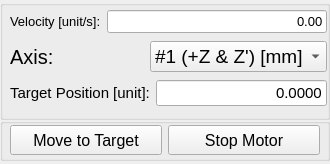
       <widget class="QWidget" name="tb_motors_movement">
        <property name="geometry">
         <rect>
          <x>0</x>
          <y>0</y>
          <width>330</width>
          <height>164</height>
         </rect>
        </property>
        <attribute name="label">
         <string/>
        </attribute>
        <widget class="QGroupBox" name="gb_axis_movement">
         <property name="geometry">
          <rect>
           <x>0</x>
           <y>0</y>
           <width>330</width>
           <height>120</height>
          </rect>
         </property>
         <property name="title">
          <string/>
         </property>
         <widget class="QWidget" name="layoutWidget">
          <property name="geometry">
           <rect>
            <x>10</x>
            <y>8</y>
            <width>317</width>
            <height>100</height>
           </rect>
          </property>
          <layout class="QVBoxLayout" name="vl_axis_movement">
           <item>
            <layout class="QHBoxLayout" name="hl_velocity">
             <item>
              <widget class="QLabel" name="la_velocity">
               <property name="font">
                <font>
                 <pointsize>10</pointsize>
                </font>
               </property>
               <property name="text">
                <string>Velocity [unit/s]:</string>
               </property>
              </widget>
             </item>
             <item>
              <widget class="QLineEdit" name="le_velocity">
               <property name="font">
                <font>
                 <pointsize>10</pointsize>
                 <weight>50</weight>
                 <bold>false</bold>
                </font>
               </property>
               <property name="text">
                <string>0.00</string>
               </property>
               <property name="alignment">
                <set>Qt::AlignRight|Qt::AlignTrailing|Qt::AlignVCenter</set>
               </property>
              </widget>
             </item>
            </layout>
           </item>
           <item>
            <layout class="QHBoxLayout" name="hl_select_axis">
             <item>
              <widget class="QLabel" name="la_select_axis">
               <property name="font">
                <font>
                 <pointsize>15</pointsize>
                </font>
               </property>
               <property name="text">
                <string>Axis:</string>
               </property>
              </widget>
             </item>
             <item>
              <widget class="QComboBox" name="cb_select_axis">
               <property name="font">
                <font>
                 <pointsize>14</pointsize>
                </font>
               </property>
               <item>
                <property name="text">
                 <string>#1 (+Z &amp; Z') [mm]</string>
                </property>
               </item>
               <item>
                <property name="text">
                 <string>#2 (+Y) [mm]</string>
                </property>
               </item>
               <item>
                <property name="text">
                 <string>#3 (+X) [mm]</string>
                </property>
               </item>
               <item>
                <property name="text">
                 <string>#5 (+A) [deg]</string>
                </property>
               </item>
               <item>
                <property name="text">
                 <string>#6 (+W) [mm]</string>
                </property>
               </item>
               <item>
                <property name="text">
                 <string>#7 (+V) [mm]</string>
                </property>
               </item>
               <item>
                <property name="text">
                 <string>#8 (+B) [deg]</string>
                </property>
               </item>
               <item>
                <property name="text">
                 <string>#9 (+C) [deg]</string>
                </property>
               </item>
              </widget>
             </item>
            </layout>
           </item>
           <item>
            <layout class="QHBoxLayout" name="hl_target_position">
             <item>
              <widget class="QLabel" name="la_taget_position">
               <property name="font">
                <font>
                 <pointsize>11</pointsize>
                </font>
               </property>
               <property name="text">
                <string>Target Position [unit]:</string>
               </property>
              </widget>
             </item>
             <item>
              <widget class="QLineEdit" name="le_target_position">
               <property name="font">
                <font>
                 <pointsize>11</pointsize>
                 <weight>50</weight>
                 <bold>false</bold>
                </font>
               </property>
               <property name="text">
                <string>0.0000</string>
               </property>
               <property name="alignment">
                <set>Qt::AlignRight|Qt::AlignTrailing|Qt::AlignVCenter</set>
               </property>
              </widget>
             </item>
            </layout>
           </item>
          </layout>
         </widget>
        </widget>
        <widget class="QGroupBox" name="gb_motors_movements">
         <property name="geometry">
          <rect>
           <x>0</x>
           <y>118</y>
           <width>330</width>
           <height>43</height>
          </rect>
         </property>
         <property name="title">
          <string/>
         </property>
         <widget class="QPushButton" name="pb_stop_motor">
          <property name="geometry">
           <rect>
            <x>168</x>
            <y>7</y>
            <width>152</width>
            <height>30</height>
           </rect>
          </property>
          <property name="font">
           <font>
            <pointsize>12</pointsize>
           </font>
          </property>
          <property name="text">
           <string>Stop Motor</string>
          </property>
         </widget>
         <widget class="QPushButton" name="pb_move_to_target">
          <property name="geometry">
           <rect>
            <x>10</x>
            <y>7</y>
            <width>152</width>
            <height>30</height>
           </rect>
          </property>
          <property name="font">
           <font>
            <pointsize>12</pointsize>
           </font>
          </property>
          <property name="text">
           <string>Move to Target</string>
          </property>
         </widget>
        </widget>
       </widget>
